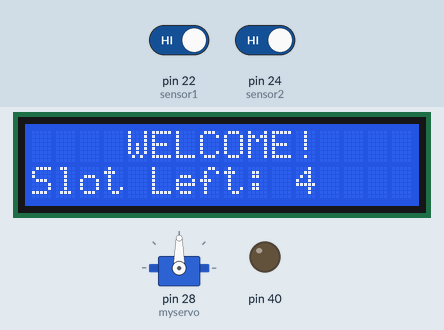
A sketch run on a simulated Arduino Mega 2560, built with avr-gcc and run on an emulated ATmega2560. Parts: 16×2 character LCD, servo, output pins drawn as LEDs (lit = HIGH). The test bench sets the inputs (shaded band); at power-on: pin 22 (sensor1) HIGH, pin 24 (sensor2) HIGH.

Above: at 3.2 s.
3.3 s: pin 22 (sensor1) driven LOW
At 3.6 s:
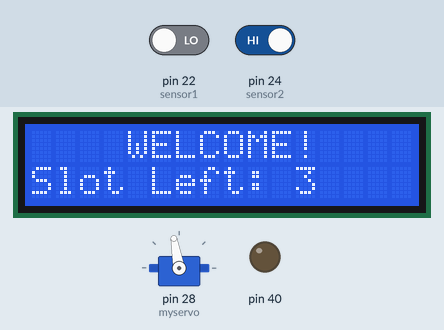
4.8 s: pin 24 (sensor2) driven LOW
At 7.6 s:
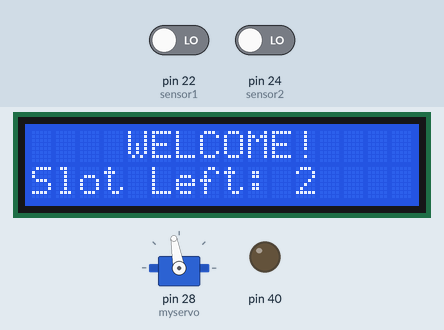
7.8 s: pin 22 (sensor1) driven HIGH
At 8.7 s:
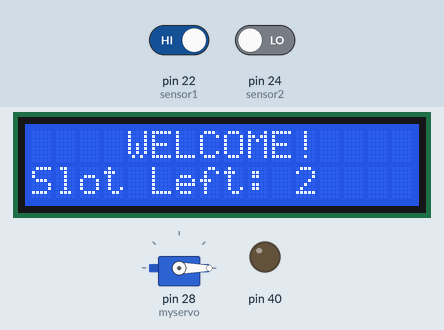
Timing chart, 0 to 10.8 s (numbered marks = the images above; inputs shaded):
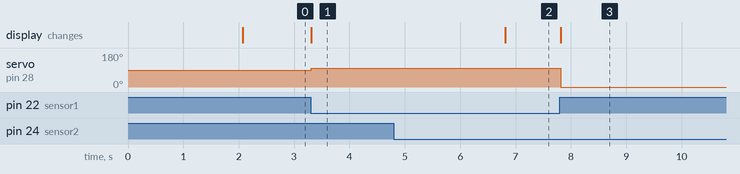

Measured:
- after the input at 3.3 s, servo on pin 28 (myservo): 90° → 100° at once; the display: changes at once (image 1)
- after the input at 4.8 s, the display: changes after 2.0 s (image 2)

The sketch:

mainfile.ino
```cpp
#include <Wire.h>
#include <LiquidCrystal.h>
#include <Servo.h>
LiquidCrystal lcd(42,44,52,50,48,46);
int sensor1 = 22;//out sensor
int sensor2 = 24;//in sensor
Servo myservo;
int totalslot = 4;
int count = 0;
int count2 = 0;

void setup() {
analogWrite(40,70 );
lcd.begin(16,2);
pinMode(sensor1, INPUT);
pinMode(sensor2, INPUT);
myservo.attach(28);
lcd.setCursor (0,0);
lcd.print("   IIT DHANBAD ");
lcd.setCursor (0,1);
lcd.print(" PARKING SYSTEM ");
delay (2000);
lcd.clear();
}

void loop(){

if(digitalRead(sensor1) == LOW && count==0){
if(totalslot>0){
count=1;
if(count2==0)
{myservo.write(100); totalslot = totalslot-1;}
}
else{
lcd.setCursor (0,0);
lcd.print("    SORRY :(    ");
lcd.setCursor (0,1);
lcd.print("  Parking Full  ");
delay (3000);
lcd.clear();
}
}

if(digitalRead(sensor2) == LOW && count2==0)
{
count2=1;
if(count==0)
{myservo.write(0); totalslot=totalslot+1;}
}

if(count==1 && count2==1){
delay (1000);
myservo.write(100);
count=0, count2=0;
}

lcd.setCursor (0,0);
lcd.print("    WELCOME!    ");
lcd.setCursor (0,1);
lcd.print("Slot Left: ");
lcd.print(totalslot);
}
```
